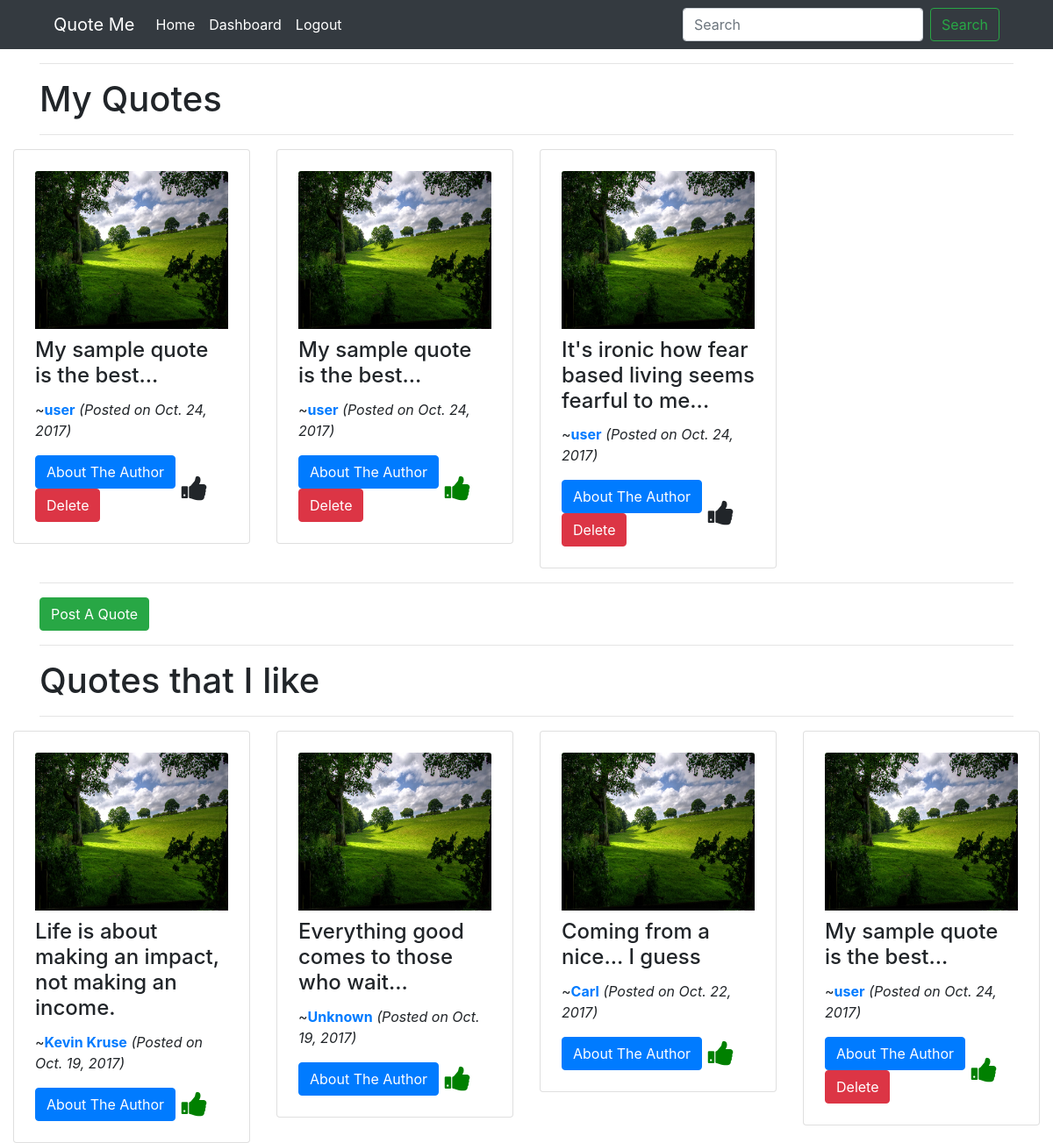
The page /dashboard/user (signed in) on the database its author committed.
### quotes/models.py (models this page shows, shortened)
class Quote(models.Model):
    id = models.AutoField(primary_key=True)
    text = models.TextField()
    author = models.CharField(max_length=100)
    date = models.DateField()

### quotes/views.py (the view)
# urls.py: url(r'^dashboard/(?P<username>[a-zA-Z%20]+)$', quotesviews.dashboard, name='dashboard'),
def dashboard(request, username):
    user = username_to_user(username)
    my_quotes = Quote.objects.all().filter(author=user.username)
    liked_quotes = Like.objects.all().filter(user=user)
    liked_quote_ids = [x.quote_id for x in liked_quotes]
    liked_quotes = [x for x in Quote.objects.all() if x.id in liked_quote_ids]
    data = {'liked_quotes': liked_quotes, 'liked_quote_ids': liked_quote_ids,
            'my_quotes': my_quotes}
    return render(request, 'quotes/dashboard.html', data)

### quotes/views.py (called while the page is built)
def username_to_user(username):
    return User.objects.get(username=username)

### quotes/templates/quotes/dashboard.html
{% extends 'quotes/header.html' %}
{% block content %}
<div class="container-fluid">
  <div class="container">
    <hr />
    <h1>My Quotes</h1>
    <hr />
  </div>
  <div class="row">
    {% for quote in my_quotes %}
      <div class="col-xl-3 col-lg-4 col-md-4 col-sm-6 col-xs-12">
        {% include 'quotes/includes/quote.html' %}
      </div>
    {% endfor %}
  </div>
  <div class="container">
    <hr />
    <a href="/dashboard/{{ user.username }}/add" style="color: white;" class="btn btn-success">Post A Quote</a>
    <hr />
    <h1>Quotes that I like</h1>
    <hr />
  </div>
  <div class="row">
    {% for quote in liked_quotes %}
      <div class="col-xl-3 col-lg-4 col-md-4 col-sm-6 col-xs-12">
        {% include 'quotes/includes/quote.html' %}
      </div>
    {% endfor %}
  </div>
</div>
{% endblock %}

### quotes/templates/quotes/includes/quote.html
{% load static %}
<div class="card p-4">
  <img class="card-img-top" src="{% static 'images/landscape.jpg' %}" width="320px" height="180px" alt="Card image cap">
  <div class="card-block">
    <h4 class="card-title" style="margin-top: 10px;">{{ quote.text }}</h4>
    <p class="card-text">~<strong class="quote-author"><a href="/dashboard/{{ quote.author }}">{{ quote.author }}</a></strong> <em>(Posted on {{ quote.date }})</em></p>
    <div class="row">
      <div class="col-lg-8 col-md-12">
        <button onclick='getAuthorDetails(this)' class="btn btn-primary">About The Author</button>
        {% if request.user.username == quote.author %}
          <button onclick='deleteQuote(this)' class="btn btn-danger">Delete</button>
        {% endif %}
      </div>
      <div class="col-lg-4 col-md-4">
        {% if quote.id in liked_quote_ids %}
          <i class="like-btn fa fa-thumbs-up center-vertical btn-like-quote" style="font-size: 200%;" aria-hidden="true"></i>
        {% else %}
          <i class="like-btn fa fa-thumbs-up center-vertical" style="font-size: 200%;" aria-hidden="true"></i>
        {% endif %}
      </div>
    </div>
  </div>
</div>

### quotes/static/css/style.css (style rules this page uses)
.btn-like-quote { color: green; }
.center-vertical { position: relative; top: 50%; transform: translateY(-50%); }

### rows shown on the page
Quote: text "My sample quote is the best...", author "user", date "Oct. 24, 2017", shows "Delete"
Quote: text "My sample quote is the best...", author "user", date "Oct. 24, 2017", shows "Delete"
Quote: text "It's ironic how fear based living seems fearful to me...", author "user", date "Oct. 24, 2017", shows "Delete"
Quote: text "Life is about making an impact, not making an income.", author "Kevin Kruse", date "Oct. 19, 2017"
Quote: text "Everything good comes to those who wait...", author "Unknown", date "Oct. 19, 2017"
Quote: text "Coming from a nice... I guess", author "Carl", date "Oct. 22, 2017"
